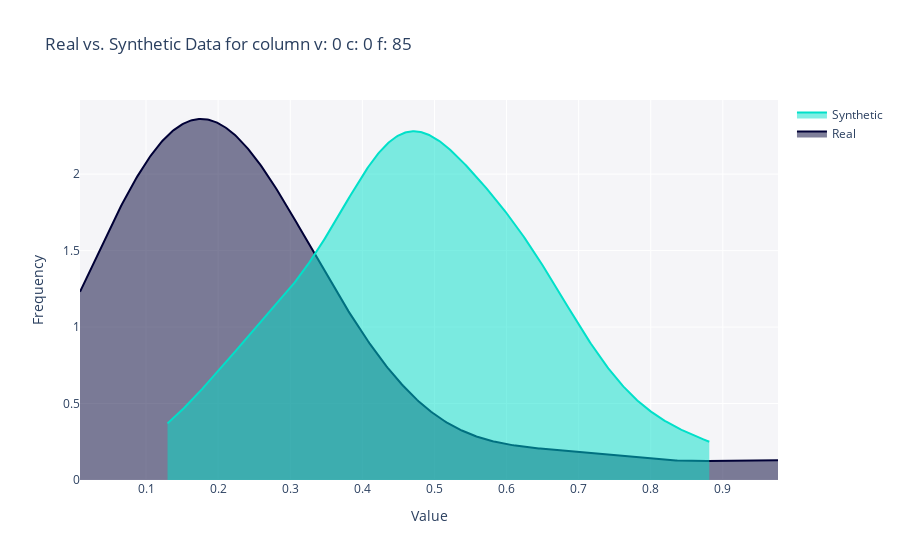

Notebook source saved alongside this figure:
### Code cell
from sdmetrics.reports.utils import get_column_plot

fig = get_column_plot(
    real_data=real_data_df_short,
    synthetic_data=fake_data_df_short,
    metadata=my_dict,
    column_name='v: 0 c: 0 f: 85',
)

fig.show()

### Figure 1 — Plotly figure (JSON) as saved in the notebook; plotly's stock layout.template omitted (floating-point values rounded to 4 significant figures; data arrays with more than 128 entries replaced by an {"elided": "..."} marker saying what was removed)
{"data": [{"fill": "tozeroy", "hovertemplate": "<b>Real</b><br>Value: %{x}<br>Frequency: %{y}<extra></extra>", "legendgroup": "Real", "marker": {"color": "#000036"}, "mode": "lines", "name": "Real", "showlegend": true, "type": "scatter", "x": {"elided": "500 float values"}, "xaxis": "x", "y": {"elided": "500 float values"}, "yaxis": "y"}, {"fill": "tozeroy", "hovertemplate": "<b>Synthetic</b><br>Value: %{x}<br>Frequency: %{y}<extra></extra>", "legendgroup": "Synthetic", "marker": {"color": "#01E0C9"}, "mode": "lines", "name": "Synthetic", "showlegend": true, "type": "scatter", "x": {"elided": "500 float values"}, "xaxis": "x", "y": {"elided": "500 float values"}, "yaxis": "y"}], "layout": {"barmode": "overlay", "hovermode": "closest", "legend": {"traceorder": "reversed"}, "plot_bgcolor": "#F5F5F8", "title": {"text": "Real vs. Synthetic Data for column v: 0 c: 0 f: 85"}, "xaxis": {"anchor": "y2", "domain": [0, 1], "title": {"text": "Value"}, "zeroline": false}, "yaxis": {"anchor": "free", "domain": [0, 1], "position": 0, "title": {"text": "Frequency"}}}}
